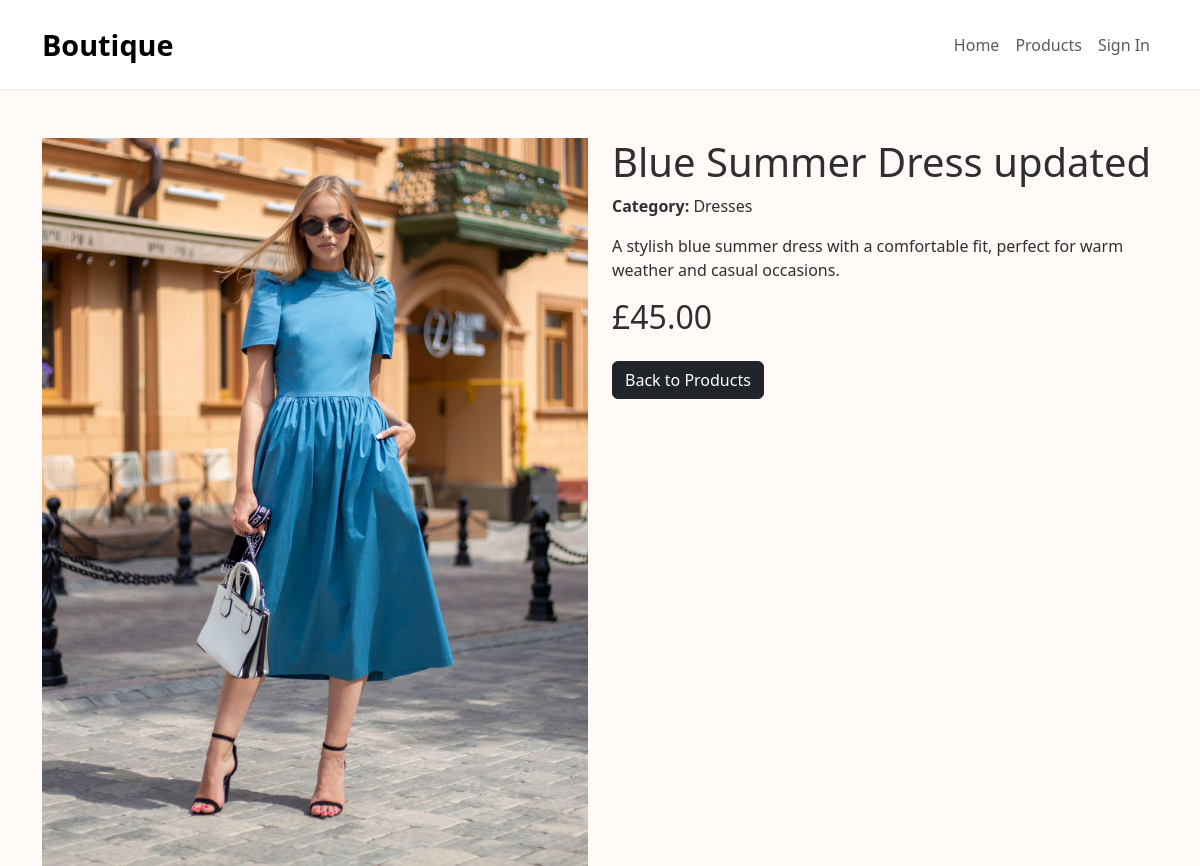
The page /products/1/ on the database as committed earlier.
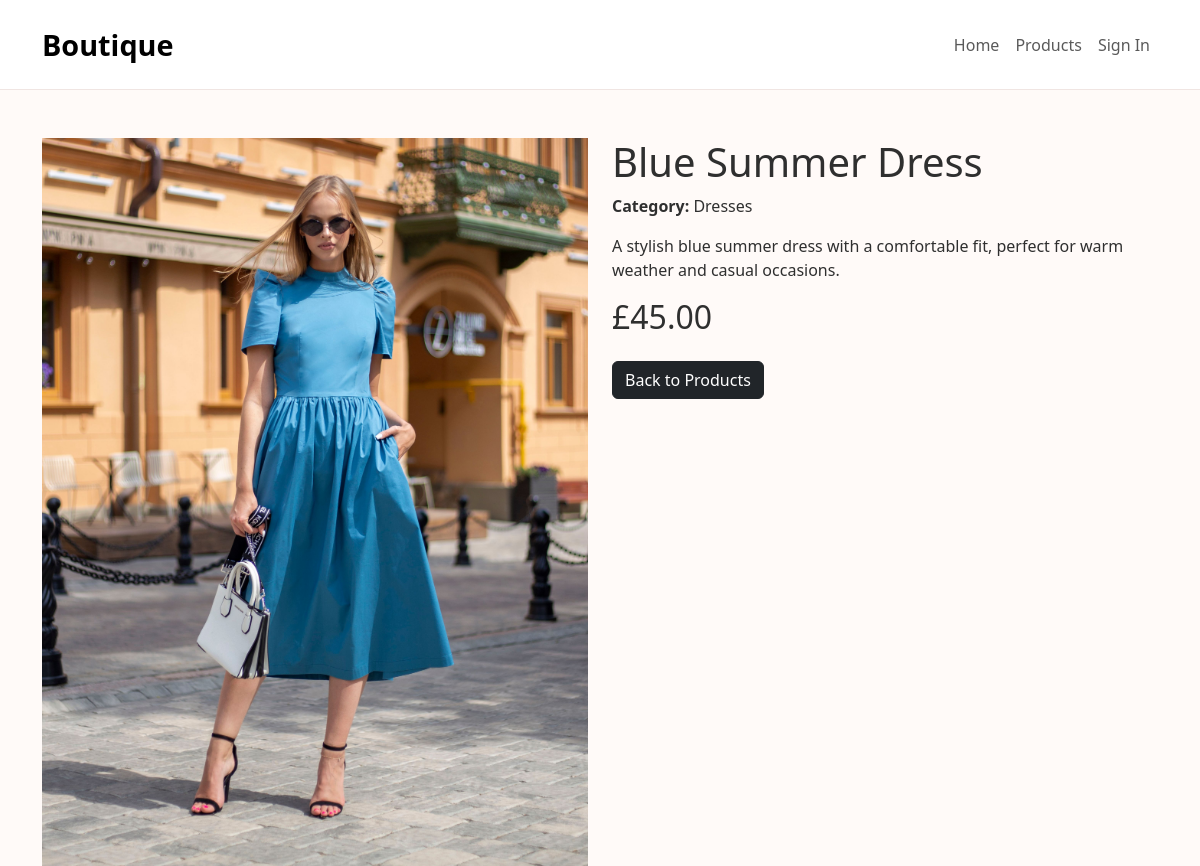
The same page on the database as committed later.
### products/models.py (models this page shows, shortened)
class Product(models.Model):
    category = models.ForeignKey(
        Category,
        on_delete=models.SET_NULL,
        null=True,
        blank=True,
        related_name='products'
    )
    name = models.CharField(max_length=100)
    description = models.TextField()
    price = models.DecimalField(max_digits=6, decimal_places=2)
    image = models.ImageField(upload_to='products/')

class Category(models.Model):
    name = models.CharField(max_length=100)

### products/views.py (the view)
# urls.py: path('<int:id>/', views.product_detail, name='product_detail'),
def product_detail(request, id):
    product = get_object_or_404(Product, id=id)
    context = {
        'product': product,
    }
    return render(request, 'products/product_detail.html', context)

### templates/products/product_detail.html (shortened to what this page needs)
{% extends "base.html" %}
{% load static %}
{% block content %}
<div class="container mt-5">
    <div class="row">
        <div class="col-md-6">
            <img src="{% static 'media/' %}{{ product.image.name }}"
                 class="img-fluid"
                 alt="{{ product.name }}">
        </div>
        <div class="col-md-6">
            <h1>{{ product.name }}</h1>
            <p>
                <strong>Category:</strong>
                {{ product.category.name }}
            </p>
            <p>{{ product.description }}</p>
            <h2>£{{ product.price }}</h2>
            <a href="{% url 'products' %}" class="btn btn-dark mt-3">
                Back to Products
            </a>
        </div>
    </div>
</div>
{% endblock %}

Rows that differ between the two databases and show on the page:
changed Product "Dresses": name "Blue Summer Dress updated" → "Blue Summer Dress"
